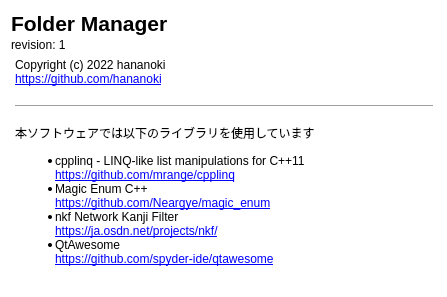
<?xml version="1.0" encoding="UTF-8"?>
<ui version="4.0">
 <class>UIPanelInfo</class>
 <widget class="QWidget" name="UIPanelInfo">
  <property name="geometry">
   <rect>
    <x>0</x>
    <y>0</y>
    <width>447</width>
    <height>297</height>
   </rect>
  </property>
  <property name="windowTitle">
   <string>Folder Manager について</string>
  </property>
  <property name="styleSheet">
   <string notr="true">background-color: rgb(255, 255, 255);</string>
  </property>
  <layout class="QVBoxLayout" name="verticalLayout">
   <item>
    <layout class="QVBoxLayout" name="verticalLayout_3">
     <property name="spacing">
      <number>2</number>
     </property>
     <item>
      <layout class="QVBoxLayout" name="verticalLayout_4">
       <property name="spacing">
        <number>2</number>
       </property>
       <item>
        <widget class="QLabel" name="label">
         <property name="font">
          <font>
           <pointsize>16</pointsize>
           <bold>true</bold>
          </font>
         </property>
         <property name="text">
          <string>Folder Manager</string>
         </property>
         <property name="textFormat">
          <enum>Qt::RichText</enum>
         </property>
        </widget>
       </item>
       <item>
        <widget class="QLabel" name="label_rev">
         <property name="text">
          <string>revision: 1</string>
         </property>
        </widget>
       </item>
      </layout>
     </item>
     <item>
      <widget class="QTextBrowser" name="textBrowser">
       <property name="styleSheet">
        <string notr="true">background-color: transparent;
border: 0px;
</string>
       </property>
       <property name="lineWidth">
        <number>1</number>
       </property>
       <property name="verticalScrollBarPolicy">
        <enum>Qt::ScrollBarAlwaysOff</enum>
       </property>
       <property name="horizontalScrollBarPolicy">
        <enum>Qt::ScrollBarAlwaysOff</enum>
       </property>
       <property name="html">
        <string>&lt;!DOCTYPE HTML PUBLIC &quot;-//W3C//DTD HTML 4.0//EN&quot; &quot;http://www.w3.org/TR/REC-html40/strict.dtd&quot;&gt;
&lt;html&gt;&lt;head&gt;&lt;meta name=&quot;qrichtext&quot; content=&quot;1&quot; /&gt;&lt;meta charset=&quot;utf-8&quot; /&gt;&lt;title&gt;hananoki.github.io&lt;/title&gt;&lt;style type=&quot;text/css&quot;&gt;
p, li { white-space: pre-wrap; }
hr { height: 1px; border-width: 0; }
&lt;/style&gt;&lt;/head&gt;&lt;body style=&quot; font-family:'Yu Gothic UI'; font-size:9pt; font-weight:400; font-style:normal;&quot;&gt;
&lt;p style=&quot; margin-top:12px; margin-bottom:12px; margin-left:0px; margin-right:0px; -qt-block-indent:0; text-indent:0px;&quot;&gt;&lt;span style=&quot; font-family:'MS UI Gothic';&quot;&gt;Copyright (c) 2022 hananoki&lt;br /&gt;&lt;/span&gt;&lt;a href=&quot;https://github.com/hananoki&quot;&gt;&lt;span style=&quot; font-family:'MS UI Gothic'; text-decoration: underline; color:#0000ff;&quot;&gt;https://github.com/hananoki&lt;/span&gt;&lt;/a&gt;&lt;/p&gt;
&lt;hr /&gt;
&lt;p style=&quot; margin-top:12px; margin-bottom:12px; margin-left:0px; margin-right:0px; -qt-block-indent:0; text-indent:0px;&quot;&gt;&lt;span style=&quot; font-family:'MS UI Gothic';&quot;&gt;本ソフトウェアでは以下のライブラリを使用しています&lt;/span&gt;&lt;/p&gt;
&lt;ul style=&quot;margin-top: 0px; margin-bottom: 0px; margin-left: 0px; margin-right: 0px; -qt-list-indent: 1;&quot;&gt;&lt;li style=&quot; font-family:'MS UI Gothic';&quot; style=&quot; margin-top:12px; margin-bottom:0px; margin-left:0px; margin-right:0px; -qt-block-indent:0; text-indent:0px;&quot;&gt;cpplinq - LINQ-like list manipulations for C++11&lt;br /&gt;&lt;a href=&quot;https://github.com/mrange/cpplinq&quot;&gt;&lt;span style=&quot; text-decoration: underline; color:#0000ff;&quot;&gt;https://github.com/mrange/cpplinq&lt;/span&gt;&lt;/a&gt;&lt;/li&gt;
&lt;li style=&quot; font-family:'MS UI Gothic';&quot; style=&quot; margin-top:0px; margin-bottom:0px; margin-left:0px; margin-right:0px; -qt-block-indent:0; text-indent:0px;&quot;&gt;Magic Enum C++&lt;br /&gt;&lt;a href=&quot;https://github.com/Neargye/magic_enum&quot;&gt;&lt;span style=&quot; text-decoration: underline; color:#0000ff;&quot;&gt;https://github.com/Neargye/magic_enum&lt;/span&gt;&lt;/a&gt;&lt;/li&gt;
&lt;li style=&quot; font-family:'MS UI Gothic';&quot; style=&quot; margin-top:0px; margin-bottom:0px; margin-left:0px; margin-right:0px; -qt-block-indent:0; text-indent:0px;&quot;&gt;nkf Network Kanji Filter&lt;br /&gt;&lt;a href=&quot;https://ja.osdn.net/projects/nkf/&quot;&gt;&lt;span style=&quot; text-decoration: underline; color:#0000ff;&quot;&gt;https://ja.osdn.net/projects/nkf/&lt;/span&gt;&lt;/a&gt;&lt;/li&gt;
&lt;li style=&quot; font-family:'MS UI Gothic';&quot; style=&quot; margin-top:0px; margin-bottom:12px; margin-left:0px; margin-right:0px; -qt-block-indent:0; text-indent:0px;&quot;&gt;QtAwesome&lt;br /&gt;&lt;a href=&quot;https://github.com/spyder-ide/qtawesome&quot;&gt;&lt;span style=&quot; text-decoration: underline; color:#0000ff;&quot;&gt;https://github.com/spyder-ide/qtawesome&lt;/span&gt;&lt;/a&gt; &lt;/li&gt;&lt;/ul&gt;&lt;/body&gt;&lt;/html&gt;</string>
       </property>
       <property name="tabStopDistance">
        <double>2.000000000000000</double>
       </property>
       <property name="openExternalLinks">
        <bool>true</bool>
       </property>
       <property name="tabStopWidth" stdset="0">
        <number>2</number>
       </property>
      </widget>
     </item>
    </layout>
   </item>
  </layout>
 </widget>
 <resources/>
 <connections/>
</ui>
